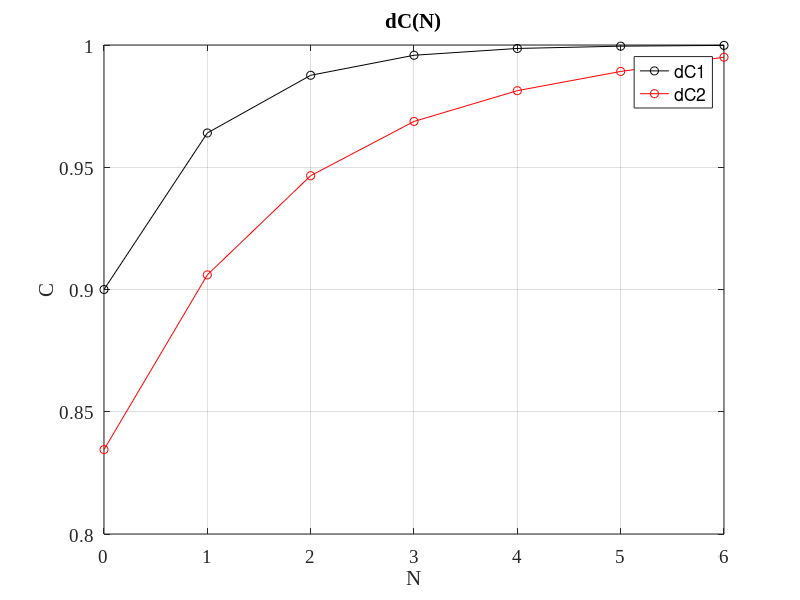

Write the MATLAB code that produced this figure. (Note: this script raises an error after producing the figure.)
%% Course project
% from CP to CW
clear; clc; format; close all;

%% Initial data
T = 15; % Celsius
CW = 0.9;
P = 150; % kg/y

CF = 0.925;
CP = 0.995;
mu = (CP*7+(1-CP)*6)*10^(-3); 
P = P/mu / (365*24); %mol/h

r = 0.5; % per cent
TT = 20; %quantity

%% Calculations
a = 1 + 4755/(T+273)^2 - 0.803/(T+273);
e = a - 1;

nE = 2/e * log(CP*(1-CF) / (CF*(1-CP))); nE = ceil(nE);
nR = 2/e * log(CF*(1-CW) / (CW*(1-CF))); nR = ceil(nR);
nB = nE + nR;
N = nB / TT; N = ceil(N);

dN = 0:1:N;
dC1 = zeros(1,length(dN));
dC1(1) = CW;
for i = 2:length(dC1)
    dC1(i) = (CW/(1-CW) * exp(e*dN(i)*TT)) / (1 + CW/(1-CW) * exp(e*dN(i)*TT));
end

% plot dC1 from N, where dC1 calculated as P = 0
% figure(1);
% plot(dN, dC1, 'k-o'); grid on;
% xlabel('N', 'FontSize', 14, 'FontName', 'TimesNewRoman');
% ylabel('C', 'FontSize', 14, 'FontName', 'TimesNewRoman');
% title('dC1(N)', 'FontSize', 14, 'FontName', 'TimesNewRoman'); 
% set(gca, 'FontSize', 14, 'FontName', 'TimesNewRoman');

Lb = zeros(1,length(dN)-1);
Le = zeros(1,length(dN)-1);
% Program

% Lbt = 2 * P * (CP - CF) / (e*CF * (1-CF));
% Lb(2) = Lbt;
% for i = 1 : TT * N
%     Let = (1 - r/100) * Lbt;
%     if (mod(i, TT) == 1)
%         Lb(ceil(i/TT)+1) = Lbt;
%     end
%     
%     if (mod(i, TT) == 0)
%         Le(i/TT+1) = Let;
%     end
%     Lbt = Let;
% end
% L = (Lb + Le) ./ 2;

% Math

Lin = 2 * P * (CP - CF) / (e*CF * (1-CF));
for i = 1:N
    Le(i) = Lin * (1-r/100)^(TT*i);
    Lb(i) = Lin * (1-r/100)^(TT*(i-1));
end
L = (Lb + Le) ./ 2;
%clear Le Lb;

dC2 = zeros(1,length(dN));
dC2(N+1) = CP;
for i = 2:length(dC2)
    x1 = 1/2 * (1 + P/(e*L(i-1))) + sqrt(1/4*(1+P/(e*L(i-1)))^2 - P * CP / (e*L(i-1)));
    x2 = 1/2 * (1 + P/(e*L(i-1))) - sqrt(1/4*(1+P/(e*L(i-1)))^2 - P * CP / (e*L(i-1)));
    disp([x1 x2 dN(i)*TT]);
    dC2(i-1) = (x2 * (x1 - CP) / (CP - x2) * exp(e*dN(N+1+2-i)*TT*(x1 - x2)) + x1) / ( 1 + (x1 - CP) / (CP - x2) * exp(e*dN(N+1+2-i)*TT*(x1 - x2)));
end

% % Change Lin
% dh = 0.0001;
% k = 0;
% more = 0;
% while ((abs(dC2(1)-CW) > 0.0009))
%     more = 0;
%     Lin = 2 * P * (CP - CF) / (e*CF * (1-CF));
%     Lin = Lin * (1-dh*k);
% for i = 1:N
%     Le(i+1) = Lin * (1-r/100)^(TT*i);
%     Lb(i+1) = Lin * (1-r/100)^(TT*(i-1));
% end
% L = (Lb + Le) ./ 2;
% clear Lin Le Lb;
% 
% dC2 = zeros(1,length(dN));
% dC2(N+1) = CP;
% for i = 2:length(dC2)
%     x1 = 1/2 * (1 + P/(e*L(i))) + sqrt(1/4*(1+P/(e*L(i)))^2 - P * CP / (e*L(i)));
%     x2 = 1/2 * (1 + P/(e*L(i))) - sqrt(1/4*(1+P/(e*L(i)))^2 - P * CP / (e*L(i)));
%     dC2(i-1) = (x2 * (x1 - CP) / (CP - x2) * exp(e*dN(N+1+2-i)*TT*(x1 - x2)) + x1) / ( 1 + (x1 - CP) / (CP - x2) * exp(e*dN(N+1+2-i)*TT*(x1 - x2)));
%     if (dC2(i) > 1)
%         more = 1;
%     end
% end
% k = k + 1;
% if more
%     continue;
% end
% if (L(2) < 0) 
%     disp('L is less then 0');
%     break;
% end
% end
% in = 1+dh*k;
% text = num2str(in,10);
% text = ['increased in ', text];
% disp(text);

% plot dC2 from N, where dC2 calculated with P
% figure(2);
% plot(dN, dC2, 'k-o'); grid on;
% xlabel('N', 'FontSize', 14, 'FontName', 'TimesNewRoman');
% ylabel('C', 'FontSize', 14, 'FontName', 'TimesNewRoman');
% title('dC2(N)', 'FontSize', 14, 'FontName', 'TimesNewRoman'); 
% set(gca, 'FontSize', 14, 'FontName', 'TimesNewRoman');

figure(3);
plot(dN, dC1, 'k-o', dN, dC2, 'r-o'); grid on;
xlabel('N', 'FontSize', 14, 'FontName', 'TimesNewRoman');
ylabel('C', 'FontSize', 14, 'FontName', 'TimesNewRoman');
title('dC(N)', 'FontSize', 14, 'FontName', 'TimesNewRoman'); 
legend('dC1', 'dC2');
set(gca, 'FontSize', 14, 'FontName', 'TimesNewRoman');
dimen = [ceil(nR/TT)/N*0.8+1/8 0.9 0 -0.2];
a = annotation('arrow','Position',dimen);


A = [1 -1; CF -dC2(1)];
B = [P; P*dC2(length(dC2))];
S = linsolve(A,B);
F = S(1); W=S(2);
clear S;
text = ['Flow F is ', num2str(F), ' mol/h'];
disp(text);
text = ['Flow W is ', num2str(W), ' mol/h'];
disp(text);
